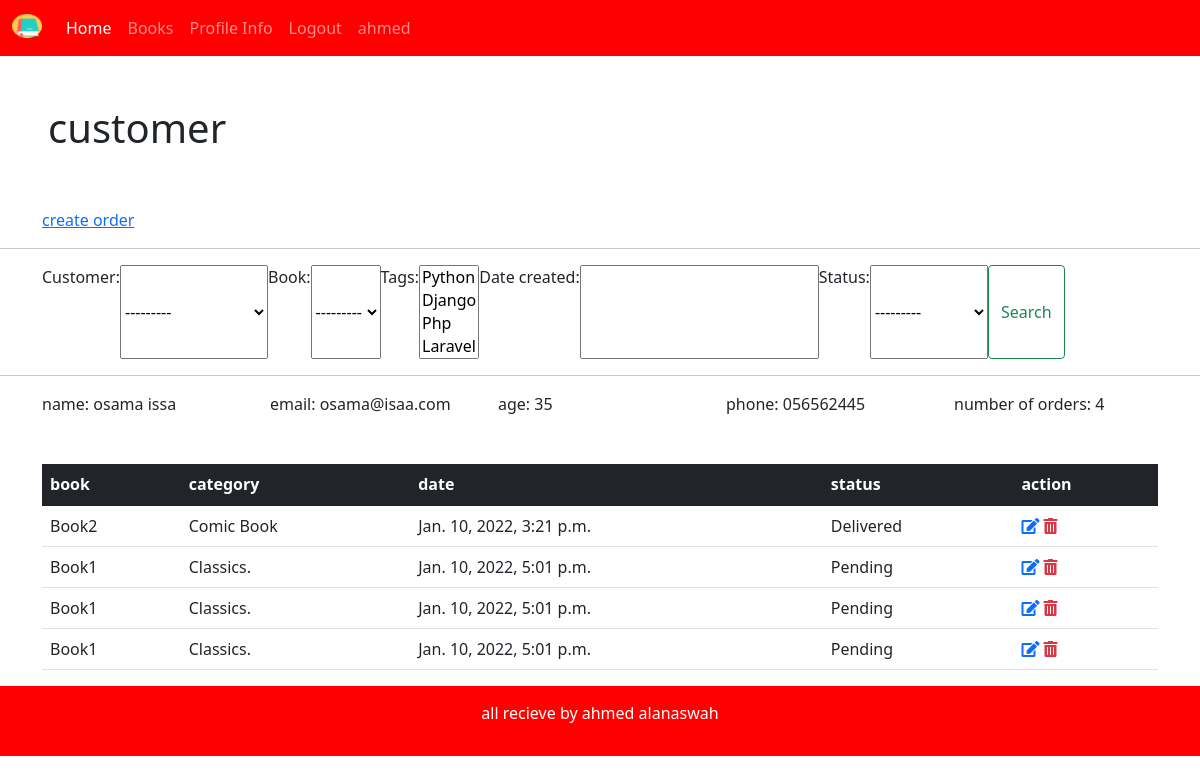
/customer/2 (signed in), run on the app's committed database.
### bookstore/models.py (models this page shows)
class Customer(models.Model):
    user = models.OneToOneField(User,null=True,on_delete=models.CASCADE)
    name = models.CharField(max_length=190,null=True)
    email = models.CharField(max_length=190,null=True)
    phone = models.CharField(max_length=190,null=True)
    age = models.CharField(max_length=190,null=True)
    avatar = models.ImageField(blank = True,null= True,default='person.png')
    date_created = models.DateTimeField(auto_now_add=True, null = True)
    def __str__(self):
        return self.name

class Order(models.Model):
    STATUS = (
        ('Pending','Pending'),
        ('Delivered','Delivered'),
        ('in Progress','in Progress'),
        ('Out of Oreder','Out of Order'),
    )
    customer = models.ForeignKey(Customer, null = True,on_delete=models.SET_NULL)
    book = models.ForeignKey(Book, null = True,on_delete=models.SET_NULL)
    tags = models.ManyToManyField(Tag)
    date_created = models.DateTimeField(auto_now_add=True, null = True)
    status = models.CharField(max_length=200,null = True,choices = STATUS)

class Book(models.Model):
    CATEGORY = (
        ('Classics.','Classics.'),
        ('Comic Book','Comic Book'),
        ('Fantasy','Fantasy'),
        ('Horror.','Horror.'),
    )
    name = models.CharField(max_length=190,null=True)
    author  = models.CharField(max_length=190,null=True)
    price  = models.FloatField(null=True)
    categorey = models.CharField(max_length=190,null=True,choices=CATEGORY)
    tags = models.ManyToManyField(Tag)
    description = models.CharField(max_length=200,null=True)
    date_created = models.DateTimeField(auto_now_add=True, null = True)
    def __str__(self):
        return self.name

### bookstore/views.py (the view)
# urls.py: path('customer/<str:pk>',views.customer,name='customer'),
@login_required(login_url='login')
def customer(request,pk):
    customer= Customer.objects.get(id=pk)
    orders = customer.order_set.all()
    number_orders = orders.count()
    searchFilter = OrderFilter(request.GET,queryset=orders)
    orders= searchFilter.qs
    context = { 'customer': customer,'myFilter':searchFilter,'orders': orders,'number_orders':number_orders }
    return render(request, 'bookstore/customer.html',context)

### bookstore/models.py (called while the page is built)
    def __str__(self):
        return self.name

### bookstore/templates/bookstore/customer.html
{% extends 'bookstore/main.html' %}
{% block content %}
<h1 class = 'p-5'>customer</h1>
<div class="container">
  <div class="row">
    <div class="col">
     <a href="{% url 'create' customer.id %}">create order</a>
    </div>
  </div>
</div>
<hr>
<div class="container">
  <div class="row">
    <div class="col">
      <form class="d-flex" method ='GET'>
        {{myFilter.form}}
        <button class="btn btn-outline-success" type="submit">Search</button>
      </form>
    </div>
  </div>
</div>
<hr>
<div class="container">
    <div class="row">
      <div class="col">
        name: {{customer.name}}
      </div>
      <div class="col">
        email: {{customer.email}}
      </div>
      <div class="col">
        age: {{customer.age}}
      </div>
      <div class="col">
        phone: {{customer.phone}}
      </div>
      <div class="col">
        number of orders: {{number_orders}}
      </div>
    </div>
</div>
<div class='container pt-5'>
    <table class="table">
        <thead class="table-dark">
            <tr>
                <th scope="col">book</th>
                <th scope="col">category</th>
                <th scope="col">date</th>
                <th scope="col">status</th>
                <th scope="col">action</th>
              </tr>
        </thead>
        <tbody>
                {% for item in orders %}
                <tr>
                <td>{{item.book}}</td>
                <td>{{item.book.categorey}}</td>
                <td>{{item.date_created}}</td>
                <td>{{item.status}}</td>
                <td>
                  <a href = "{% url 'update' item.id %}"><i class="fas fa-edit"></i></a>
                  <a class='text-danger' href = "{% url 'delete' item.id %}" ><i class="fas fa-trash-alt"></i></a>
              </td>
                </tr>
                {% endfor %}
        </tbody>
      </table>
</div>
{% endblock %}

### bookstore/templates/bookstore/navbar.html (shortened to what this page needs)
{% load static %}
<nav class="navbar navbar-expand-lg navbar-dark bg-primary">
    <div class="container-fluid">
      <a class="navbar-brand"  href="{% url 'home' %}">
        <img src="{% static '/images/book.png' %}" alt="" width="30" height="24" class="d-inline-block align-text-top">
      </a>
      <div class="collapse navbar-collapse" id="navbarSupportedContent">
        <ul class="navbar-nav me-auto mb-2 mb-lg-0">
          {% if request.user.is_staff %}
          <li class="nav-item">
            <a class="nav-link active" aria-current="page" href="{% url 'home' %}">Home</a>
          </li>
          <li class="nav-item">
            <a class="nav-link" href="{% url 'books' %}">Books</a>
          </li>
          {% endif %}
          <li class="nav-item">
            <a class="nav-link" href="{% url 'profile_info' %}">Profile Info</a>
          </li>
          <li class="nav-item">
            <a class="nav-link" href="{% url 'logout' %}">Logout</a>
          </li>
          <li class="nav-item">
            <a class="nav-link" href='#'>{{request.user}}</a>
          </li>
      </div>
    </div>
  </nav>

### static/css/style.css (style rules this page uses)
.bg-primary { --bs-bg-opacity: 1; background-color: #F00 !important; }
body { background-color: #fff; }

### data on the page
Customer: name "osama issa", email "osama@isaa.com", age "35", phone "056562445"
Order: book "Book2", book.categorey "Comic Book", date_created "Jan. 10, 2022, 3:21 p.m.", status "Delivered"
Order: book "Book1", book.categorey "Classics.", date_created "Jan. 10, 2022, 5:01 p.m.", status "Pending"
Order: book "Book1", book.categorey "Classics.", date_created "Jan. 10, 2022, 5:01 p.m.", status "Pending"
Order: book "Book1", book.categorey "Classics.", date_created "Jan. 10, 2022, 5:01 p.m.", status "Pending"

### other printed values
{{ request.user }} "ahmed"
{{ number_orders }} "4"
